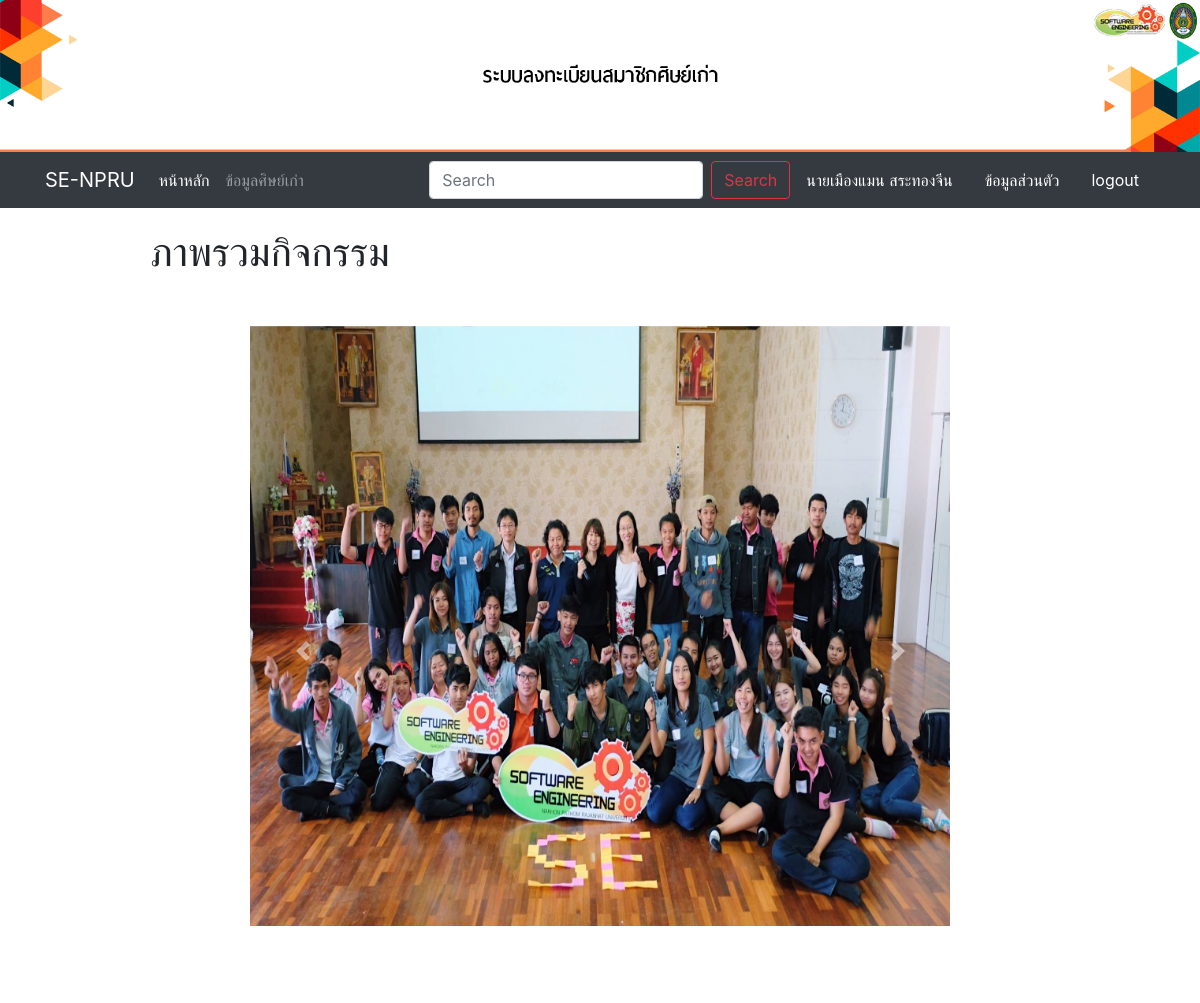
The app's page /indexaf.php (signed in) with its own data.
### tables this page shows
CREATE TABLE `info` (
  `a_id` int(11) NOT NULL,
  `title` varchar(10) NOT NULL,
  `fname` varchar(60) NOT NULL,
  `lname` varchar(60) NOT NULL,
  `idcard` char(13) NOT NULL,
  `sex` varchar(10) NOT NULL,
  `date` date NOT NULL,
  `job` varchar(100) NOT NULL,
  `tel` varchar(10) NOT NULL,
  `face` varchar(100) NOT NULL,
  `email` varchar(100) NOT NULL,
  `password` varchar(30) NOT NULL,
  `image` varchar(155) NOT NULL
);

### navaf.php (the view, shortened to what this page needs)
<nav class="navbar navbar-expand-lg navbar-dark bg-dark">
  <div class="container">
    <a class="navbar-brand" href="#">SE-NPRU</a>
    <div class="collapse navbar-collapse" id="navbarText">
      <ul class="navbar-nav mr-auto">
        <li class="nav-item active">
          <a class="nav-link" href="indexaf.php">หน้าหลัก<span class="sr-only">(current)</span></a>
        </li>
        <li class="nav-item">
          <a class="nav-link" href="list.php">ข้อมูลศิษย์เก่า</a>
        </li>
      </ul>
      <form class="form-inline my-2 my-lg-0" action="showsearch.php">
        <input class="form-control mr-sm-2" type="search" placeholder="Search" aria-label="Search" name="search" id="search">
        <button class="btn btn-outline-danger my-2 my-sm-0" type="submit">Search</button>
      </form>
      <?php
      if (isset($_SESSION["email"])) {
        require_once('connect.php');
        $id = $_SESSION['email'];
        $sql = "SELECT * FROM `info` WHERE email = '$id'";
        $stmt = $conn->query($sql);
        $result = $stmt->fetch(PDO::FETCH_ASSOC);
        echo '<a class="nav-link" style="color: white;">' . $result['title'], $result['fname'] . '&nbsp;' . $result['lname'] . '</a>';
        echo '<a href="info.php" class="nav-link" style="color: white;">ข้อมูลส่วนตัว</a>';
        echo '<a href="logout.php" class="nav-link" style="color: white;">logout</a>';
      } else {
        header("location:login.php");
      }
      ?>
    </div>
  </div>
</nav>

### indexaf.php (shortened to what this page needs)
<!DOCTYPE html>
<html lang="en">
<head>
</head>
<body>
 <div align="center">
 <img src="photo/header1920px.png" width="100%">
 </div>
<?php require('navaf.php'); ?>
<h1>ภาพรวมกิจกรรม</h1>
<div id="carouselExampleControls" class="carousel slide" data-ride="carousel">
  <div class="carousel-inner">
    <div class="carousel-item active" data-interval="2550">
      <img src="photo/show2.jpg"class="d-block w-100" height="650" >
    </div>
  </div>
  <a class="carousel-control-prev" href="#carouselExampleControls" role="button" data-slide="prev">
    <span class="carousel-control-prev-icon" aria-hidden="true"></span>
  </a>
  <a class="carousel-control-next" href="#carouselExampleControls" role="button" data-slide="next">
    <span class="carousel-control-next-icon" aria-hidden="true"></span>
  </a>
  </div>
</body>
</html>

### connect.php (shortened to what this page needs)
<html>
<head>
</head>
<body>
</body>
</html>

### indexaf.php (style rules this page uses)
#carouselExampleControls { margin: 50px 250px 50px 250px; }
h1 { margin: 20px 20px 20px 150px; }

### records on screen
info: title "นาย", fname "เมืองแมน", lname "สระทองจีน"
